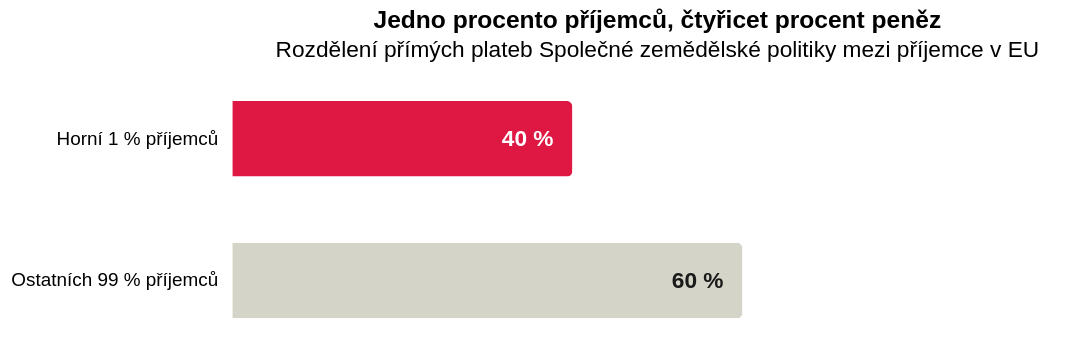

The Vega-Lite source for this figure:
### Vega-Lite specification from a JSON file in a GitHub repository (floating-point values rounded to 4 significant figures)
{"_source": "[Greenpeace EU 2026: 40 % zemědělských dotací EU inkasuje 1 % příjemců](https://www.greenpeace.org/czech/tiskova-zprava/23328/40-zemedelskych-dotaci-eu-inkasuje-pouhe-jedno-procento-prijemcu-mezi-nimi-i-agrofert/), SZIF", "$schema": "https://vega.github.io/schema/vega-lite/v5.json", "description": "Podíl zemědělských dotací podle velikosti příjemců", "width": 450, "height": 150, "title": {"text": "Jedno procento příjemců, čtyřicet procent peněz", "subtitle": "Rozdělení přímých plateb Společné zemědělské politiky mezi příjemce v EU"}, "data": {"values": [{"skupina": "Horní 1 % příjemců", "podil": 40, "poradi": 1, "label": "40 %"}, {"skupina": "Ostatních 99 % příjemců", "podil": 60, "poradi": 2, "label": "60 %"}]}, "layer": [{"mark": {"type": "bar", "cornerRadiusEnd": 3, "height": 40}, "encoding": {"x": {"field": "podil", "type": "quantitative", "title": null, "scale": {"domain": [0, 100]}, "axis": {"grid": false, "domain": false, "ticks": false, "labels": false}}, "y": {"field": "skupina", "type": "nominal", "title": null, "axis": {"domain": false, "ticks": false, "labelPadding": 8}, "sort": ["Horní 1 % příjemců", "Ostatních 99 % příjemců"]}, "color": {"field": "skupina", "type": "nominal", "scale": {"domain": ["Horní 1 % příjemců", "Ostatních 99 % příjemců"], "range": ["#de1743", "#d4d4c8"]}, "legend": null}, "tooltip": [{"field": "skupina", "title": "Skupina příjemců"}, {"field": "label", "title": "Podíl vyplacených peněz"}]}}, {"mark": {"type": "text", "align": "right", "baseline": "middle", "dx": -10, "fontSize": 12, "fontWeight": "bold"}, "encoding": {"x": {"field": "podil", "type": "quantitative", "scale": {"domain": [0, 100]}}, "y": {"field": "skupina", "type": "nominal", "sort": ["Horní 1 % příjemců", "Ostatních 99 % příjemců"]}, "text": {"field": "label"}, "color": {"condition": {"test": "datum.skupina == 'Horní 1 % příjemců'", "value": "#ffffff"}, "value": "#1a1a1a"}}}], "config": {"view": {"stroke": "transparent"}}}
